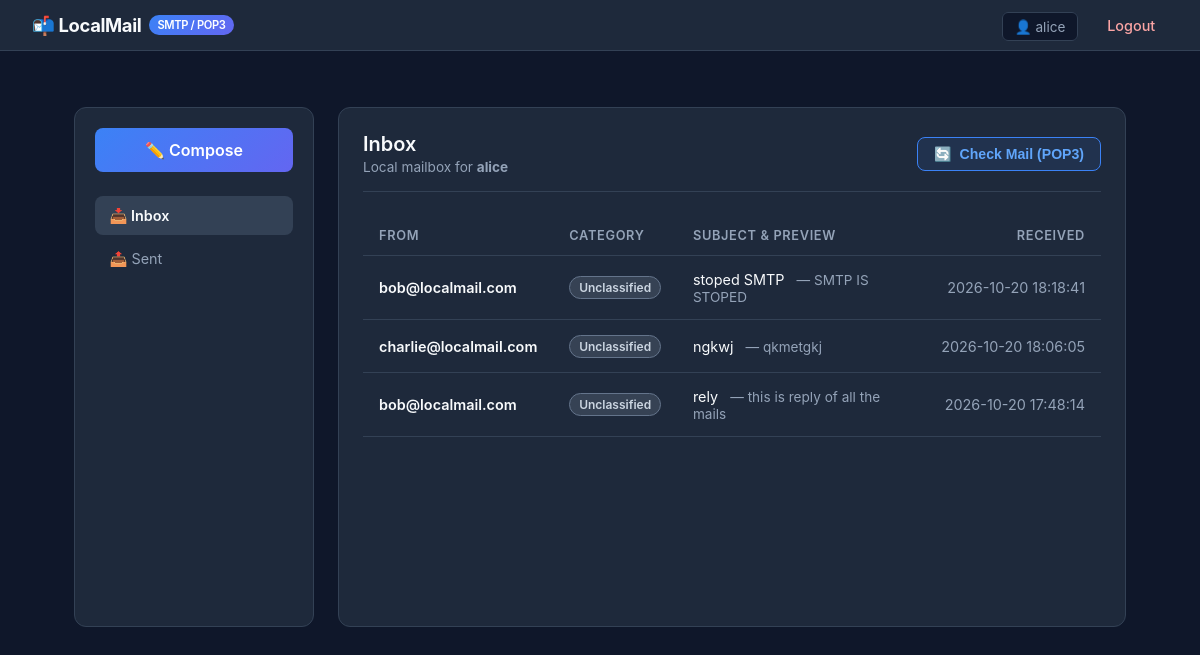
Screenshot of /inbox (signed in) with the database file from the repository.
### tables this page shows
CREATE TABLE emails (
    id INTEGER PRIMARY KEY AUTOINCREMENT,
    sender TEXT NOT NULL,
    recipient TEXT NOT NULL,
    subject TEXT,
    body TEXT,
    timestamp DATETIME DEFAULT CURRENT_TIMESTAMP,
    folder TEXT NOT NULL CHECK(folder IN ('inbox', 'sent')),
    category TEXT DEFAULT 'Unclassified',
    is_read INTEGER DEFAULT 0 CHECK(is_read IN (0, 1))
, mailbox_id INTEGER);

### app.py (the view)
@app.route('/inbox')
@login_required
def inbox():
    account = _current_account()
    if account is None:
        session.clear()
        flash('Please log in again to access your mailbox.', 'warning')
        return redirect(url_for('login'))
    conn = get_db_connection()
    try:
        emails = conn.execute(
            '''
            SELECT * FROM emails
            WHERE recipient IN (?, ?) AND folder = 'inbox'
            ORDER BY timestamp DESC
            ''',
            (account['email'], account['username']),
        ).fetchall()
    finally:
        conn.close()
    return render_template('inbox.html', emails=emails)

### app.py (called while the page is built)
def _current_account():
    return get_account_by_id(session['user_id'])

def login_required(view):
    @functools.wraps(view)
    def wrapped_view(**kwargs):
        if 'user_id' not in session:
            flash('Please log in first to access this page.', 'warning')
            return redirect(url_for('login'))
        return view(**kwargs)
    return wrapped_view

### db.py (called while the page is built)
def get_db_connection():
    INSTANCE_DIR.mkdir(parents=True, exist_ok=True)
    conn = sqlite3.connect(DB_NAME)
    conn.row_factory = sqlite3.Row
    conn.execute("PRAGMA foreign_keys = ON")
    return conn

def get_account_by_id(user_id: int):
    conn = get_db_connection()
    try:
        row = conn.execute(
            "SELECT id, username, email, password_hash FROM users WHERE id = ?",
            (user_id,),
        ).fetchone()
        return dict(row) if row else None
    finally:
        conn.close()

### templates/inbox.html (shortened to what this page needs)
{% extends 'base.html' %}
{% block content %}
<div class="mail-layout">
    <aside class="mail-sidebar">
        <a href="{{ url_for('compose') }}" class="btn-compose">✏️ Compose</a>
        <div class="sidebar-nav">
            <a href="{{ url_for('inbox') }}" class="active">
                <span>📥 Inbox</span>
                {% set unread_count = emails | selectattr('is_read', 'equalto', 0) | list | length %}
            </a>
            <a href="{{ url_for('sent') }}">📤 Sent</a>
        </div>
    </aside>
    <section class="mail-content">
        <div class="mail-header">
            <div>
                <h2>Inbox</h2>
                <p style="font-size: 0.85rem; color: var(--text-muted); margin-top: 0.2rem;">
                    Local mailbox for <strong>{{ session.get('username') }}</strong>
                </p>
            </div>
            <form method="POST" action="{{ url_for('fetch_mail_route') }}" style="margin: 0;">
                <button type="submit" class="btn-fetch" title="Poll POP3 server for new messages">
                    <span>🔄</span> Check Mail (POP3)
                </button>
            </form>
        </div>
        {% if emails and emails|length > 0 %}
            <table class="email-table">
                <thead>
                    <tr>
                        <th style="width: 25%;">From</th>
                        <th style="width: 15%;">Category</th>
                        <th style="width: 40%;">Subject & Preview</th>
                        <th style="width: 20%; text-align: right;">Received</th>
                    </tr>
                </thead>
                <tbody>
                    {% for email in emails %}
                        <tr
                            class="email-row {{ 'unread' if email.is_read == 0 else '' }}"
                            id="row-{{ email.id }}"
                            onclick="openEmail('{{ email.id }}')"
                        >
                            <td class="email-sender">
                                {{ email.sender }}
                            </td>
                            <td>
                                <span class="category-badge badge-{{ email.category|lower }}">
                                    {{ email.category }}
                                </span>
                            </td>
                            <td class="email-subject">
                                <span>{{ email.subject or '(No Subject)' }}</span>
                                <span class="email-preview">— {{ email.body[:50] }}{% if email.body|length > 50 %}...{% endif %}</span>
                            </td>
                            <td class="email-date">{{ email.timestamp }}</td>
                        </tr>
                    {% endfor %}
                </tbody>
            </table>
        {% endif %}
    </section>
</div>
{% endblock %}

### templates/base.html (shortened to what this page needs)
<!DOCTYPE html>
<html lang="en">
<head>
    <link rel="stylesheet" href="{{ url_for('static', filename='style.css') }}">
</head>
<body>
    <nav class="navbar">
        <a href="{{ url_for('inbox') if session.get('user_id') else url_for('login') }}" class="brand">
            📬 LocalMail <span class="badge">SMTP / POP3</span>
        </a>
        <ul class="nav-links">
            {% if session.get('user_id') %}
                <li><span class="user-tag">👤 {{ session.get('username') }}</span></li>
                <li><a href="{{ url_for('logout') }}" class="btn-logout">Logout</a></li>
            {% else %}
                <li><a href="{{ url_for('login') }}">Login</a></li>
                <li><a href="{{ url_for('register') }}">Register</a></li>
            {% endif %}
        </ul>
    </nav>
    <main class="app-container">
        {% block content %}{% endblock %}
    </main>
</body>
</html>

### static/style.css (style rules this page uses)
:root { --bg-main: #0f172a; --bg-card: #1e293b; --bg-card-hover: #334155; --border-color: #334155; --text-primary: #f8fafc; --text-muted: #94a3b8; --primary: #3b82f6; --primary-hover: #2563eb; --accent: #6366f1; --success: #10b981; --warning: #f59e0b; --danger: #ef4444; --font-family: -apple-system, BlinkMacSystemFont, "Segoe UI", Roboto, Helvetica, Arial, sans-serif; }
* { box-sizing: border-box; margin: 0; padding: 0; }
body { background-color: var(--bg-main); color: var(--text-primary); font-family: var(--font-family); min-height: 100vh; display: flex; flex-direction: column; }
.navbar { background-color: var(--bg-card); border-bottom: 1px solid var(--border-color); padding: 0.85rem 2rem; display: flex; justify-content: space-between; align-items: center; }
.brand { display: flex; align-items: center; gap: 0.5rem; font-size: 1.15rem; font-weight: 700; color: var(--text-primary); text-decoration: none; letter-spacing: -0.02em; }
.brand span.badge { background: linear-gradient(135deg, var(--primary), var(--accent)); color: white; font-size: 0.7rem; padding: 0.2rem 0.5rem; border-radius: 9999px; font-weight: 600; text-transform: uppercase; }
.nav-links { display: flex; align-items: center; gap: 1rem; list-style: none; }
.nav-links a { color: var(--text-muted); text-decoration: none; font-size: 0.9rem; font-weight: 500; padding: 0.4rem 0.8rem; border-radius: 6px; transition: all 0.2s ease; }
.user-tag { font-size: 0.85rem; color: var(--text-muted); background: #0f172a; padding: 0.35rem 0.75rem; border-radius: 6px; border: 1px solid var(--border-color); }
.btn-logout { color: #fca5a5 !important; }
.app-container { max-width: 1100px; margin: 2rem auto; padding: 0 1.5rem; width: 100%; flex: 1; }
.mail-layout { display: grid; grid-template-columns: 240px 1fr; gap: 1.5rem; min-height: 520px; }
.mail-sidebar { background-color: var(--bg-card); border: 1px solid var(--border-color); border-radius: 12px; padding: 1.25rem; display: flex; flex-direction: column; gap: 0.5rem; }
.btn-compose { display: block; text-align: center; background: linear-gradient(135deg, var(--primary), var(--accent)); color: white; padding: 0.75rem 1rem; border-radius: 8px; font-weight: 600; text-decoration: none; margin-bottom: 1rem; transition: opacity 0.2s ease; }
.sidebar-nav { display: flex; flex-direction: column; gap: 0.3rem; }
.sidebar-nav a { display: flex; justify-content: space-between; align-items: center; color: var(--text-muted); text-decoration: none; padding: 0.65rem 0.9rem; border-radius: 8px; font-size: 0.9rem; transition: all 0.2s ease; }
.sidebar-nav a:hover, .sidebar-nav a.active { background-color: var(--bg-card-hover); color: var(--text-primary); font-weight: 600; }
.mail-content { background-color: var(--bg-card); border: 1px solid var(--border-color); border-radius: 12px; padding: 1.5rem; }
.mail-header { border-bottom: 1px solid var(--border-color); padding-bottom: 1rem; margin-bottom: 1.5rem; display: flex; justify-content: space-between; align-items: center; }
.mail-header h2 { font-size: 1.25rem; font-weight: 600; }
.email-table { width: 100%; border-collapse: collapse; }
.email-table th { text-align: left; padding: 0.75rem 1rem; font-size: 0.8rem; font-weight: 600; text-transform: uppercase; letter-spacing: 0.05em; color: var(--text-muted); border-bottom: 1px solid var(--border-color); }
.email-row { border-bottom: 1px solid var(--border-color); transition: background-color 0.15s ease; cursor: pointer; }
.email-row td { padding: 0.9rem 1rem; font-size: 0.9rem; vertical-align: middle; }
.email-recipient, .email-sender { font-weight: 600; color: var(--text-primary); width: 20%; }
.email-subject { color: var(--text-primary); width: 45%; }
.email-preview { color: var(--text-muted); font-size: 0.85rem; font-weight: normal; margin-left: 0.5rem; }
.email-date { color: var(--text-muted); font-size: 0.8rem; text-align: right; white-space: nowrap; width: 20%; }
.category-badge { display: inline-block; padding: 0.2rem 0.55rem; border-radius: 9999px; font-size: 0.75rem; font-weight: 600; text-transform: capitalize; }
.badge-unclassified { background-color: rgba(148, 163, 184, 0.2); color: #cbd5e1; border: 1px solid #64748b; }
.btn-fetch { background-color: rgba(59, 130, 246, 0.1); color: #60a5fa; border: 1px solid #3b82f6; padding: 0.5rem 1rem; border-radius: 8px; font-size: 0.88rem; font-weight: 600; cursor: pointer; display: inline-flex; align-items: center; gap: 0.5rem; transition: all 0.2s ease; }

### rows the page displays
emails: sender "bob@localmail.com", category "Unclassified", subject "stoped SMTP", body "SMTP IS STOPED", timestamp "2026-10-20 18:18:41"
emails: sender "charlie@localmail.com", category "Unclassified", subject "ngkwj", body "qkmetgkj", timestamp "2026-10-20 18:06:05"
emails: sender "bob@localmail.com", category "Unclassified", subject "rely", body "this is reply of all the mails", timestamp "2026-10-20 17:48:14"

### other values shown
{{ session.get('username') }} "alice"
